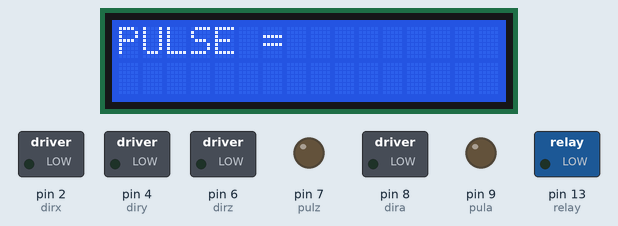
This sketch was run on a simulated Arduino Uno, built with avr-gcc and run on an emulated ATmega328P. On the bench: 16×2 character LCD, switched loads named in the sketch (green lamp = pin HIGH), output pins drawn as LEDs (lit = HIGH). Pins used as bus, display or sensor lines are not drawn.

Above: at 0.1 s.
At 10.2 s:
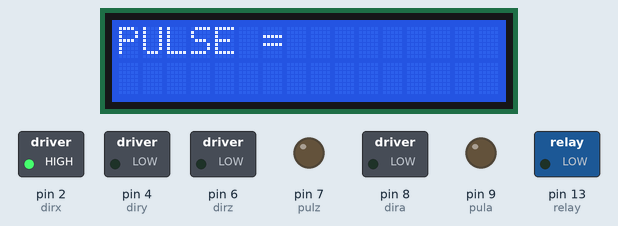
At 26.9 s:
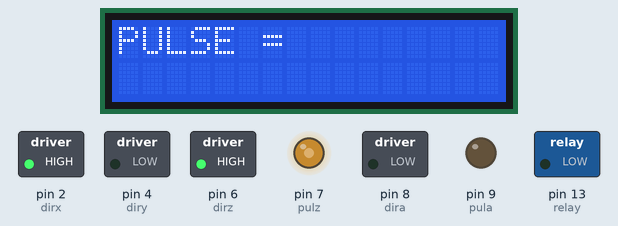
At 48.1 s:
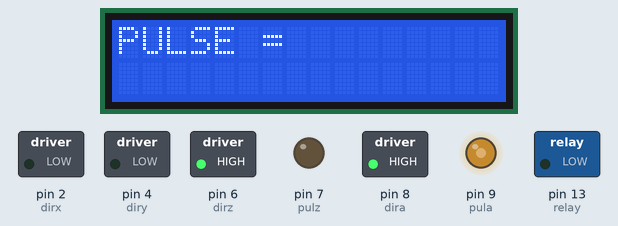
At 79.7 s:
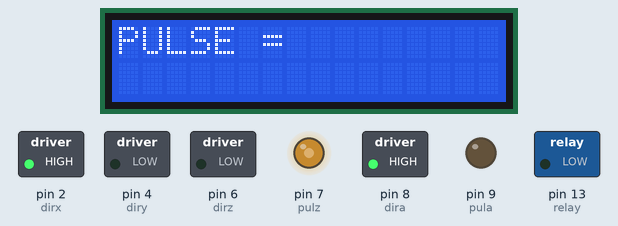
At 117.5 s:
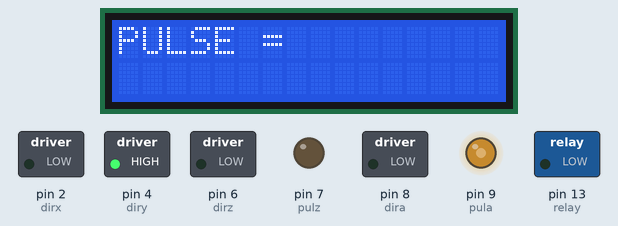
Timing chart, 0 to 119.0 s (numbered marks = the images above):
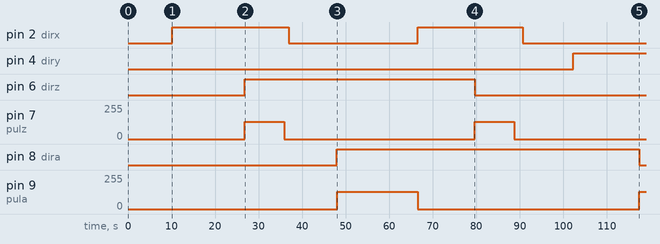

The sketch:

armRobot.ino
```cpp
#include <Wire.h>
#include <LiquidCrystal_I2C.h>
LiquidCrystal_I2C lcd(0x27, 16, 2);

#define dirx 2
#define pulx 3
#define diry 4
#define puly 5
#define dirz 6
#define pulz 7
#define dira 8
#define pula 9
#define px 10
#define py 11
#define pz 12
#define relay 13

long loop1=0;
void setup()
{
  pinMode(dirx,OUTPUT);
  pinMode(pulx,OUTPUT);
  pinMode(diry,OUTPUT);
  pinMode(puly,OUTPUT);
  pinMode(dirz,OUTPUT);
  pinMode(pulz,OUTPUT);
  pinMode(dira,OUTPUT);
  pinMode(pula,OUTPUT);

  pinMode(px,INPUT);
  pinMode(py,INPUT);
  pinMode(pz,INPUT);

  pinMode(relay,OUTPUT);
//////////////////////////////////////////////////////////////////////
  lcd.begin();
  lcd.backlight();
  lcd.setCursor(0,0);
  lcd.print("PULSE = ");
  Serial.begin(9600);
}
void loop() {
 m(2,0,10000);
 m(1,1,10000);
 m(2,0,5000);
 m(1,1,1500);
 m(3,1,9000);
 delay(1000);
 m(1,0,11000);

  m(4,1,10000);
  m(4,1,10000);
  m(4,1,10000);
  m(4,1,10000);
  m(4,1,10000);
  m(4,1,10000);
  m(1,1,11000);
 delay(2000);
  m(3,0,9000);
  delay(2000);
  m(1,0,11500);
  m(2,1,10000);
  m(2,1,5000);
  m(4,0,10000);
  m(4,0,10000);
  m(4,0,10000);
  m(4,0,10000);
  m(4,0,10000);
  m(4,0,10000);

 while(1)
 {

 }
}
void m(int motor,int dir,long pul)
{
  if(motor==1)
  {
    digitalWrite(dirx,dir);
    for(int i=1;i<=pul;i++)
    {
      digitalWrite(pulx,HIGH);
      delayMicroseconds(500);
      digitalWrite(pulx,LOW);
      delayMicroseconds(500);
    }
  }else if(motor==2)
  {
    digitalWrite(diry,dir);
    for(int i=1;i<=pul;i++)
    {
      digitalWrite(puly,HIGH);
      delayMicroseconds(500);
      digitalWrite(puly,LOW);
      delayMicroseconds(500);
    }

  }else if(motor==3)
  {
    digitalWrite(dirz,dir);
    for(int i=1;i<=pul;i++)
    {
      digitalWrite(pulz,HIGH);
      delayMicroseconds(500);
      digitalWrite(pulz,LOW);
      delayMicroseconds(500);
    }
  }else{
    digitalWrite(dira,dir);
    for(int i=1;i<=pul;i++)
    {
      digitalWrite(pula,HIGH);
      delayMicroseconds(150);
      digitalWrite(pula,LOW);
      delayMicroseconds(150);
    }
  }
}
void set_home()
{
  while(1)
  {
    int zz=digitalRead(pz);
    if(zz==1)
    {
      break;

    }else
    {
      m(3,0,1);
    }
  }
  while(1)
  {
    int xx=digitalRead(px);
    if(xx==0)
    {
      m(1,1,1);
    }else
    {
      break;
    }
  }
  while(1)
  {
    int yy=digitalRead(py);
    if(yy==1)
    {
      m(2,0,1);
    }else
    {
      break;
    }
  }

}
void water()
{
  digitalWrite(relay,HIGH);
  delay(2000);
  digitalWrite(relay,LOW);
  delay(1000);
}
void take()
{
  m(1,1,2);
  delay(300);
  m(1,1,1);
  delay(300);
  m(1,1,3);
  delay(300);
  m(1,1,1);//////////home x
  delay(300);
  m(1,1,4);////////180 ตามเข็ม
  delay(300);
  m(1,1,1);
  delay(300);
  m(1,1,3);
  delay(300);
  set_home();
  m(1,1,5);
}
```

Measured:
- by itself, pin 2 (dirx): alternates HIGH for 25.4 s and LOW for 29.6 s
- by itself, pin 4 (diry): LOW → HIGH at 102 s
- by itself, pin 6 (dirz): LOW → HIGH at 26.8 s, → LOW 52.8 s later
- by itself, pin 7 (pulz): alternates 128/255 for 9.0 s and 0/255 for 43.8 s
- by itself, pin 8 (dira): LOW → HIGH at 48.0 s, → LOW 69.4 s later
- by itself, pin 9 (pula): 0/255 → 128/255 at 48.0 s, → 0/255 18.5 s later, → 128/255 50.9 s later
